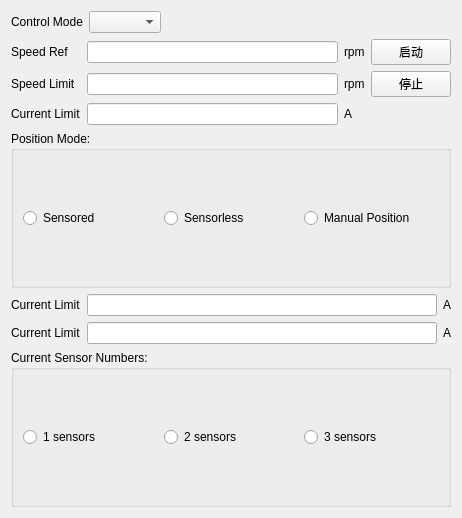
<?xml version="1.0" encoding="UTF-8"?>
<ui version="4.0">
 <class>ctrlModeView</class>
 <widget class="QWidget" name="ctrlModeView">
  <property name="geometry">
   <rect>
    <x>0</x>
    <y>0</y>
    <width>462</width>
    <height>518</height>
   </rect>
  </property>
  <property name="windowTitle">
   <string>Form</string>
  </property>
  <layout class="QVBoxLayout" name="verticalLayout">
   <item>
    <layout class="QGridLayout" name="gridLayout_5">
     <item row="0" column="0">
      <widget class="QLabel" name="label_8">
       <property name="maximumSize">
        <size>
         <width>100</width>
         <height>16777215</height>
        </size>
       </property>
       <property name="font">
        <font>
         <family>Arial</family>
        </font>
       </property>
       <property name="text">
        <string>Control Mode</string>
       </property>
       <property name="textFormat">
        <enum>Qt::PlainText</enum>
       </property>
       <property name="alignment">
        <set>Qt::AlignCenter</set>
       </property>
      </widget>
     </item>
     <item row="0" column="1">
      <widget class="QComboBox" name="comboBox"/>
     </item>
     <item row="0" column="2">
      <spacer name="horizontalSpacer">
       <property name="orientation">
        <enum>Qt::Horizontal</enum>
       </property>
       <property name="sizeHint" stdset="0">
        <size>
         <width>40</width>
         <height>20</height>
        </size>
       </property>
      </spacer>
     </item>
    </layout>
   </item>
   <item>
    <layout class="QGridLayout" name="gridLayout">
     <item row="0" column="2">
      <widget class="QLabel" name="lbl_unit1">
       <property name="font">
        <font>
         <family>Arial</family>
        </font>
       </property>
       <property name="text">
        <string>rpm</string>
       </property>
       <property name="textFormat">
        <enum>Qt::PlainText</enum>
       </property>
      </widget>
     </item>
     <item row="1" column="0">
      <widget class="QLabel" name="lbl2">
       <property name="font">
        <font>
         <family>Arial</family>
        </font>
       </property>
       <property name="text">
        <string>Speed Limit</string>
       </property>
       <property name="textFormat">
        <enum>Qt::PlainText</enum>
       </property>
      </widget>
     </item>
     <item row="1" column="2">
      <widget class="QLabel" name="lbl_unit2">
       <property name="font">
        <font>
         <family>Arial</family>
        </font>
       </property>
       <property name="text">
        <string>rpm</string>
       </property>
       <property name="textFormat">
        <enum>Qt::PlainText</enum>
       </property>
      </widget>
     </item>
     <item row="0" column="1">
      <widget class="QLineEdit" name="lineEdit1"/>
     </item>
     <item row="1" column="1">
      <widget class="QLineEdit" name="lineEdit2"/>
     </item>
     <item row="0" column="0">
      <widget class="QLabel" name="lbl1">
       <property name="font">
        <font>
         <family>Arial</family>
        </font>
       </property>
       <property name="text">
        <string>Speed Ref</string>
       </property>
       <property name="textFormat">
        <enum>Qt::PlainText</enum>
       </property>
      </widget>
     </item>
     <item row="1" column="3">
      <widget class="QPushButton" name="actionSend_2">
       <property name="text">
        <string>停止</string>
       </property>
      </widget>
     </item>
     <item row="0" column="3">
      <widget class="QPushButton" name="actionSend_Start">
       <property name="text">
        <string>启动</string>
       </property>
      </widget>
     </item>
     <item row="2" column="2">
      <widget class="QLabel" name="lbl_unit3">
       <property name="font">
        <font>
         <family>Arial</family>
        </font>
       </property>
       <property name="text">
        <string>A</string>
       </property>
       <property name="textFormat">
        <enum>Qt::PlainText</enum>
       </property>
      </widget>
     </item>
     <item row="2" column="1">
      <widget class="QLineEdit" name="lineEdit3"/>
     </item>
     <item row="2" column="0">
      <widget class="QLabel" name="lbl3">
       <property name="font">
        <font>
         <family>Arial</family>
        </font>
       </property>
       <property name="text">
        <string>Current Limit</string>
       </property>
       <property name="textFormat">
        <enum>Qt::PlainText</enum>
       </property>
      </widget>
     </item>
    </layout>
   </item>
   <item>
    <widget class="QGroupBox" name="groupBox_2">
     <property name="font">
      <font>
       <family>Arial</family>
      </font>
     </property>
     <property name="title">
      <string>Position Mode:</string>
     </property>
     <layout class="QGridLayout" name="gridLayout_2">
      <item row="0" column="3">
       <widget class="QRadioButton" name="radioBtn2">
        <property name="font">
         <font>
          <family>Arial</family>
         </font>
        </property>
        <property name="text">
         <string>Sensorless</string>
        </property>
       </widget>
      </item>
      <item row="0" column="4">
       <widget class="QRadioButton" name="radioBtn3">
        <property name="font">
         <font>
          <family>Arial</family>
         </font>
        </property>
        <property name="text">
         <string>Manual Position</string>
        </property>
       </widget>
      </item>
      <item row="0" column="2">
       <widget class="QRadioButton" name="radioBtn1">
        <property name="font">
         <font>
          <family>Arial</family>
         </font>
        </property>
        <property name="text">
         <string>Sensored</string>
        </property>
       </widget>
      </item>
     </layout>
    </widget>
   </item>
   <item>
    <layout class="QGridLayout" name="gridLayout_3">
     <item row="2" column="2">
      <widget class="QLabel" name="lbl_unit5">
       <property name="font">
        <font>
         <family>Arial</family>
        </font>
       </property>
       <property name="text">
        <string>A</string>
       </property>
       <property name="textFormat">
        <enum>Qt::PlainText</enum>
       </property>
      </widget>
     </item>
     <item row="2" column="0">
      <widget class="QLabel" name="lbl5">
       <property name="font">
        <font>
         <family>Arial</family>
        </font>
       </property>
       <property name="text">
        <string>Current Limit</string>
       </property>
       <property name="textFormat">
        <enum>Qt::PlainText</enum>
       </property>
      </widget>
     </item>
     <item row="1" column="2">
      <widget class="QLabel" name="lbl_unit4">
       <property name="font">
        <font>
         <family>Arial</family>
        </font>
       </property>
       <property name="text">
        <string>A</string>
       </property>
       <property name="textFormat">
        <enum>Qt::PlainText</enum>
       </property>
      </widget>
     </item>
     <item row="1" column="0">
      <widget class="QLabel" name="lbl4">
       <property name="font">
        <font>
         <family>Arial</family>
        </font>
       </property>
       <property name="text">
        <string>Current Limit</string>
       </property>
       <property name="textFormat">
        <enum>Qt::PlainText</enum>
       </property>
      </widget>
     </item>
     <item row="2" column="1">
      <widget class="QLineEdit" name="lineEdit5"/>
     </item>
     <item row="1" column="1">
      <widget class="QLineEdit" name="lineEdit4"/>
     </item>
    </layout>
   </item>
   <item>
    <widget class="QGroupBox" name="groupBox">
     <property name="font">
      <font>
       <family>Arial</family>
      </font>
     </property>
     <property name="title">
      <string>Current Sensor Numbers:</string>
     </property>
     <layout class="QGridLayout" name="gridLayout_6">
      <item row="1" column="0">
       <widget class="QRadioButton" name="radioBtn6">
        <property name="font">
         <font>
          <family>Arial</family>
         </font>
        </property>
        <property name="text">
         <string>1 sensors</string>
        </property>
        <property name="autoExclusive">
         <bool>true</bool>
        </property>
       </widget>
      </item>
      <item row="1" column="1">
       <widget class="QRadioButton" name="radioBtn5">
        <property name="font">
         <font>
          <family>Arial</family>
         </font>
        </property>
        <property name="text">
         <string>2 sensors</string>
        </property>
        <property name="autoExclusive">
         <bool>true</bool>
        </property>
       </widget>
      </item>
      <item row="1" column="2">
       <widget class="QRadioButton" name="radioBtn4">
        <property name="font">
         <font>
          <family>Arial</family>
         </font>
        </property>
        <property name="text">
         <string>3 sensors</string>
        </property>
        <property name="autoExclusive">
         <bool>true</bool>
        </property>
       </widget>
      </item>
     </layout>
    </widget>
   </item>
  </layout>
 </widget>
 <resources/>
 <connections/>
</ui>
